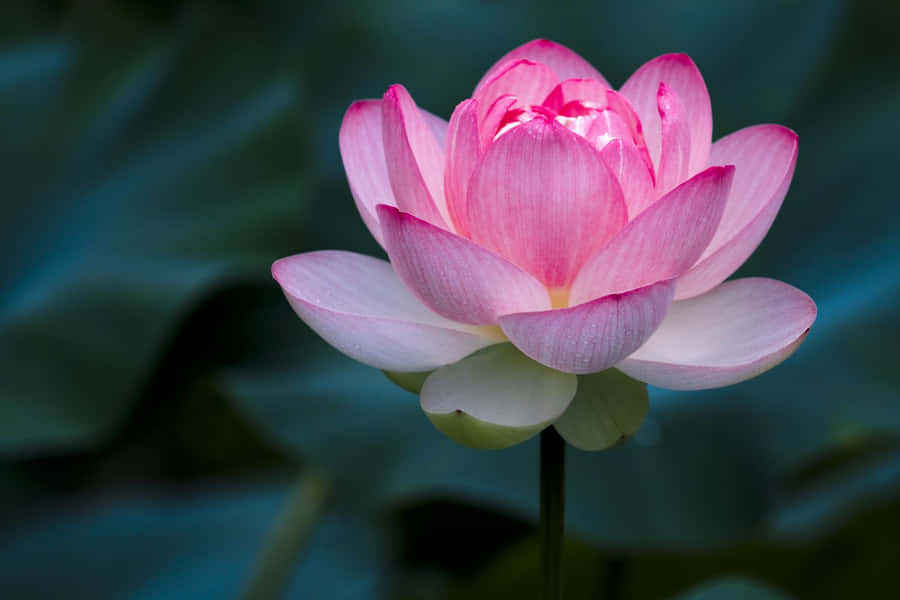
#> input picture image1.jpg, 900 x 600 px
$ python h1.py
#> lines starting #> are read from the running program, lines starting #| are printed output that depends on the picture
import cv2
import matplotlib.pyplot as plt

img1 = cv2.imread("image1.jpg")
#> img1 is the input picture: shape (600, 900, 3); mean B, G, R 76.2, 66.4, 64.7
img2 = cv2.imread("image2.jpg")
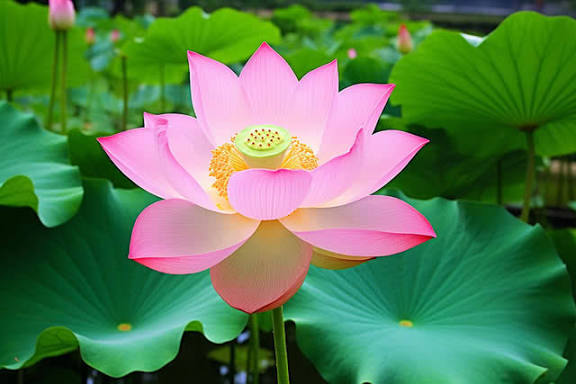
#> input picture image2.jpg, 576 x 384 px
#> img2 is the input picture: shape (384, 576, 3); mean B, G, R 82.8, 124.7, 89.6

if img1 is None or img2 is None:
    print("Image not found. Check the file names.")
    exit()

img2 = cv2.resize(img2, (img1.shape[1], img1.shape[0]))
#> img2: shape (600, 900, 3)

result = cv2.subtract(img1, img2)
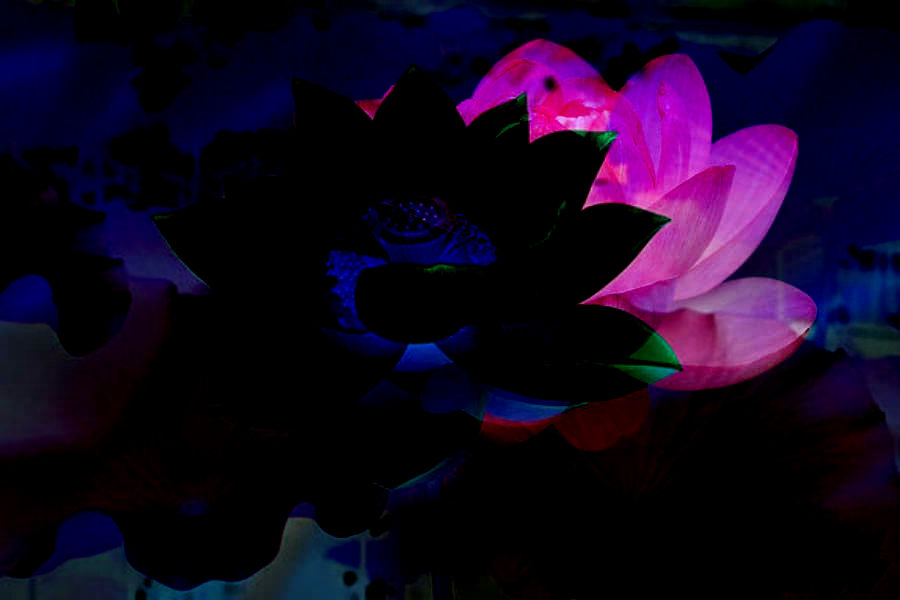
#> result: shape (600, 900, 3); mean B, G, R 30.8, 5.9, 19

# Convert BGR to RGB for Matplotlib
result = cv2.cvtColor(result, cv2.COLOR_BGR2RGB)

plt.imshow(result)
plt.title("Image Subtraction")
plt.axis("off")
plt.show()

print("hello")
cv2.imwrite("subtraction.jpg", result)
print("Image subtraction successful!")
